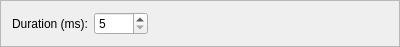
<?xml version="1.0" encoding="UTF-8"?>
<ui version="4.0">
 <class>GenericAnimationConfigBox</class>
 <widget class="QFrame" name="GenericAnimationConfigBox">
  <property name="geometry">
   <rect>
    <x>0</x>
    <y>0</y>
    <width>400</width>
    <height>38</height>
   </rect>
  </property>
  <property name="sizePolicy">
   <sizepolicy hsizetype="Preferred" vsizetype="Preferred">
    <horstretch>0</horstretch>
    <verstretch>0</verstretch>
   </sizepolicy>
  </property>
  <property name="windowTitle">
   <string>Frame</string>
  </property>
  <property name="frameShape">
   <enum>QFrame::StyledPanel</enum>
  </property>
  <property name="frameShadow">
   <enum>QFrame::Sunken</enum>
  </property>
  <layout class="QGridLayout" name="gridLayout">
   <item row="0" column="0">
    <widget class="QLabel" name="label">
     <property name="sizePolicy">
      <sizepolicy hsizetype="Preferred" vsizetype="Preferred">
       <horstretch>0</horstretch>
       <verstretch>0</verstretch>
      </sizepolicy>
     </property>
     <property name="text">
      <string>Duration (ms):</string>
     </property>
     <property name="alignment">
      <set>Qt::AlignRight|Qt::AlignTrailing|Qt::AlignVCenter</set>
     </property>
    </widget>
   </item>
   <item row="0" column="1">
    <widget class="KIntSpinBox" name="durationSpinBox_">
     <property name="minimum">
      <number>5</number>
     </property>
     <property name="maximum">
      <number>2000</number>
     </property>
     <property name="singleStep">
      <number>5</number>
     </property>
    </widget>
   </item>
   <item row="0" column="2">
    <spacer name="horizontalSpacer">
     <property name="orientation">
      <enum>Qt::Horizontal</enum>
     </property>
     <property name="sizeHint" stdset="0">
      <size>
       <width>40</width>
       <height>20</height>
      </size>
     </property>
    </spacer>
   </item>
  </layout>
 </widget>
 <customwidgets>
  <customwidget>
   <class>KIntSpinBox</class>
   <extends>QSpinBox</extends>
   <header>knuminput.h</header>
  </customwidget>
 </customwidgets>
 <resources/>
 <connections/>
</ui>
